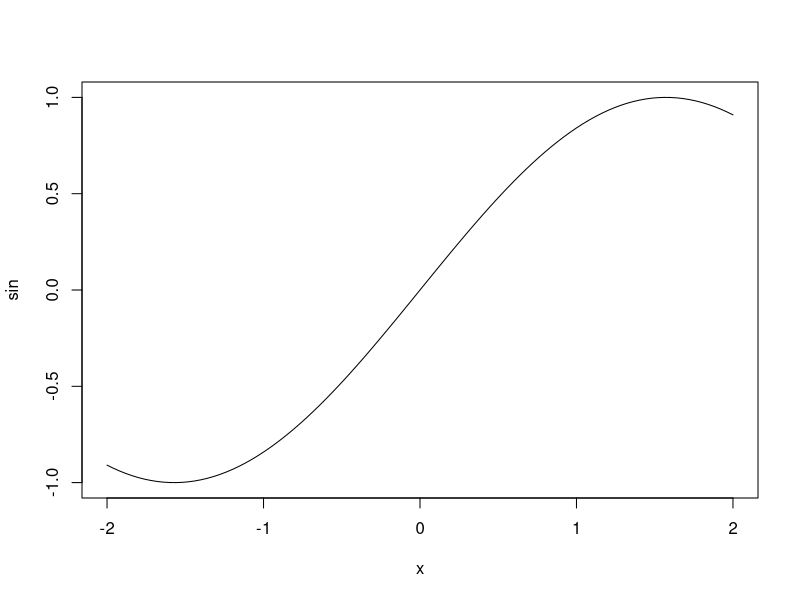
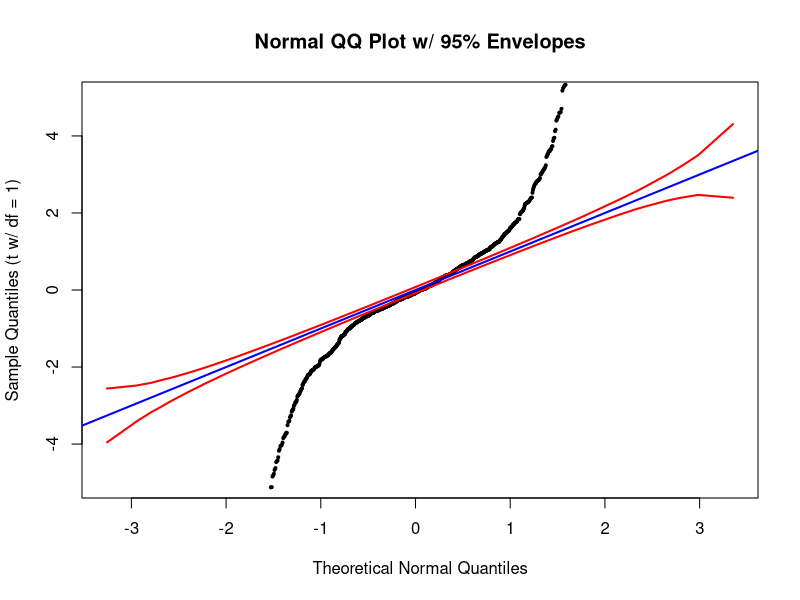
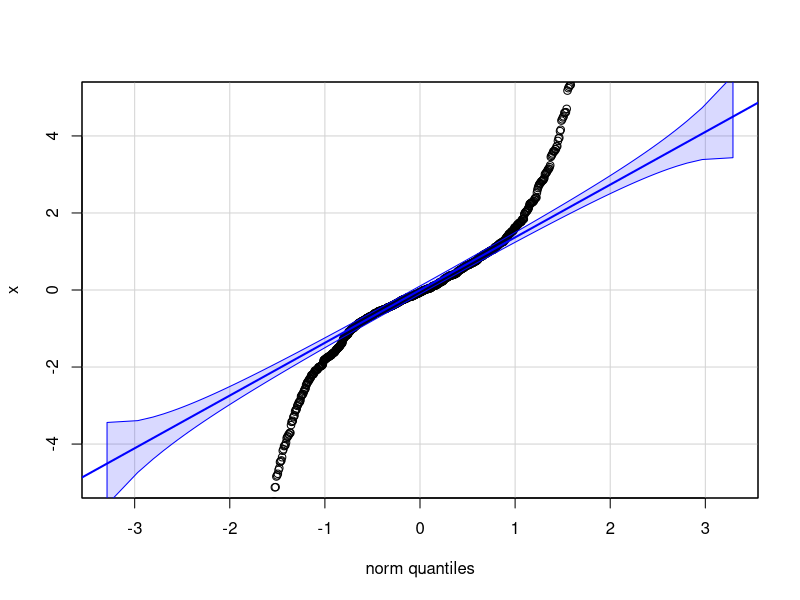

Write the R code that produced these figures, in order.
## ---- chunk 1
plot(sin, -2, 2)

## ---- chunk 2
#step 1: generate random values from t-dist w/ 1 dof
set.seed(2025)
n = 1000
t.samples <- rt(n, df = 1)
t.sorted <- sort(t.samples)

# Plotting positionn
plot_pos <- (1: n - 0.5) / n


# step 2: simulate normal samples.
m = 100000
norm.samples <- sort(rnorm(m))

# Approximating theoretical quantiles
theoretical_q <- norm.samples[ceiling(plot_pos * m)]

# Function to calculate the normal pdf 

norm_pdf <- function(z_vals) {
  
  (1 / sqrt(2 * pi) * exp(-z_vals^2 / 2))
  
}

se <- sqrt(plot_pos * (1 - plot_pos)) / (sqrt(n) * norm_pdf(theoretical_q))

# 95% envelopes
alpha <- 1.96
lower <- theoretical_q + alpha * se
upper <- theoretical_q - alpha * se


## ---- chunk 3
plot( theoretical_q, t.sorted,
      pch = 20, cex = 0.6,
      xlab = "Theoretical Normal Quantiles",
      ylab = "Sample Quantiles (t w/ df = 1)",
      main = "Normal QQ Plot w/ 95% Envelopes",
      ylim = c(-5, 5)
      )

lines(theoretical_q, lower, col = "red", lwd = 2)
lines(theoretical_q, upper, col = "red", lwd = 2)
abline(0, 1,col = "blue" ,lwd = 2)

## ---- chunk 4
#| message: false
#| warning: false
library(car)
set.seed(2025)
x <- rt(1000, df =1)
qqPlot(x, envelope = 0.95, ylim = c(-5, 5))
